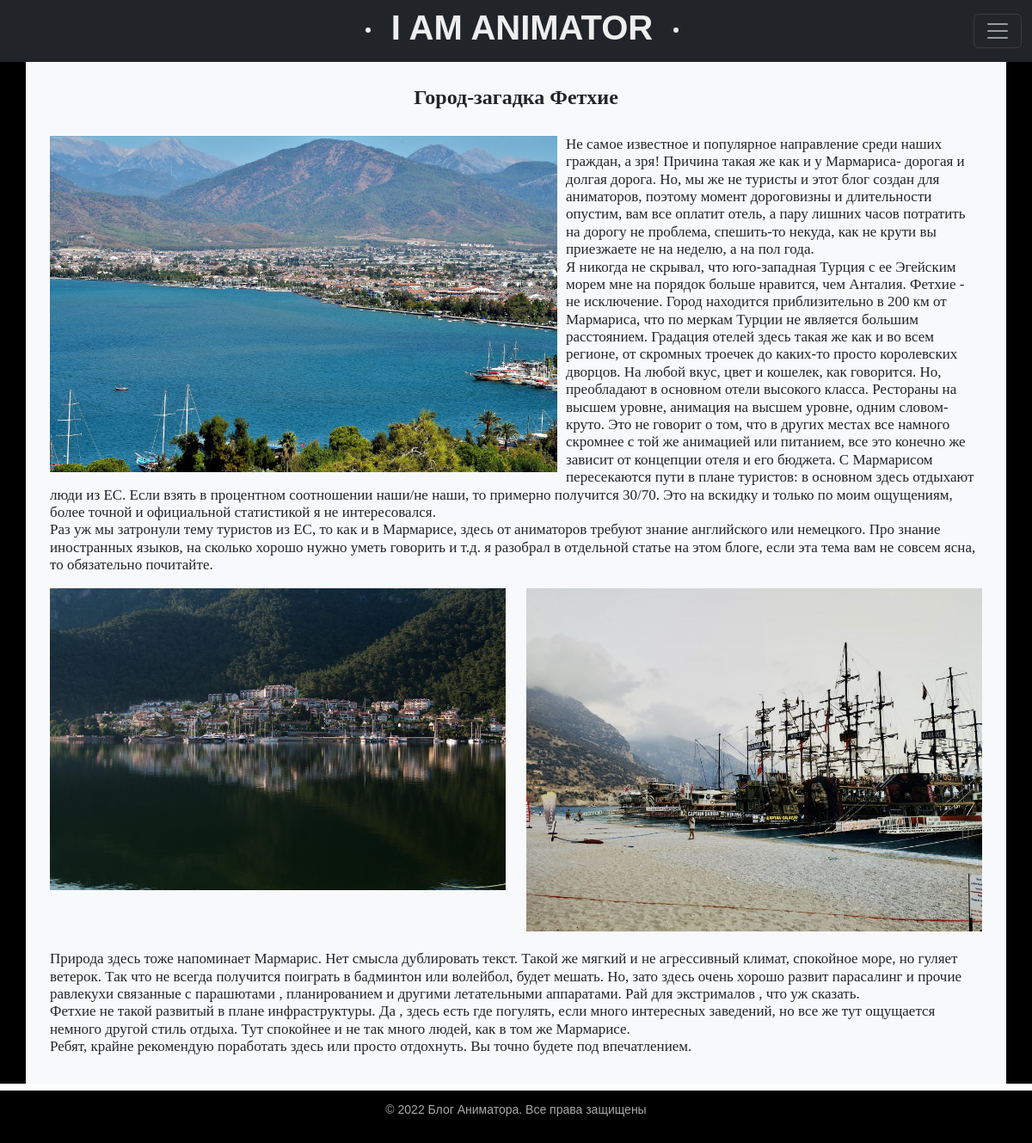
/fethie/, run on the app's committed database.
### blog/models.py (models this page shows)
class City(models.Model):
    title = models.CharField(max_length=100)
    content = models.TextField(blank=False)
    content_2part = models.TextField(blank=False, null=True)
    picture_1 = models.ImageField(upload_to='photos/%Y/%m/%d/', null=True)
    picture_2 = models.ImageField(upload_to='photos/%Y/%m/%d/', null=True)
    picture_3 = models.ImageField(upload_to='photos/%Y/%m/%d/', null=True)
    show_or_hide = models.BooleanField(default=True)
    class Meta:
        verbose_name = 'Рассказы о городах'
        verbose_name_plural = 'Рассказы о городах'

### blog/views.py (the view)
# urls.py: path('fethie/', cache_page(60)(Fethie.as_view()), name='fethie'),
class Fethie(MutualContext, ListView):
    model = City
    template_name = 'blog/fethie_info.html'
    context_object_name = 'fethie'
    def get_context_data(self, *, object_list=None, **kwargs):
        context_dict = super().get_context_data(**kwargs)
        mutual_context_dict = self.get_user_context(title='О Фетхие')
        return dict(list(context_dict.items()) + list(mutual_context_dict.items()))
    def get_queryset(self):
        return City.objects.filter(pk=4)

### blog/utils.py (called while the page is built)
    def get_user_context(self, **kwargs):
        context = kwargs
        return context

### blog/templates/blog/fethie_info.html
{% extends 'blog/base.html' %}
{% block content %}
<div class="city_black_style">
<div class="container p-3 mb-2 bg-light text-dark">
    <br>
    <div class="container">
        <div class="row">
            {% for info in fethie %}
            <div class="col-xl-12 col-md-12 col-sm-12" align="left">
                <h4 align="center"><b>{{info.title}}</b></h4>
                <br>
                <img class="img-article-left" src="{{info.picture_1.url}}">
                <h5>{{info.content | linebreaks}}</h5>
            </div>
            <div class="col-xl-6 col-md-6 col-sm-6" align="center">
                <img src="{{info.picture_2.url}}" class="card-img-top" alt="...">
            </div>
            <div class="col-xl-6 col-md-6 col-sm-6" align="center">
                <img src="{{info.picture_3.url}}" class="card-img-top" alt="...">
            </div>
            <div class="col-xl-12 col-md-12 col-sm-12" align="left">
                <br>
                <h5>{{info.content_2part | linebreaks}}</h5>
            </div>
        </div>
    </div>
</div>
</div>
{% endfor %}
{% endblock %}

### blog/static/blog/css/styles.css (style rules this page uses)
html, body { font-family: 'Arial'; margin: 0; padding: 0; height: 100%; width: 100%; color: #000000; }
img { max-width: 600px; height: auto; }
img.img-article-left { height: auto; float: left; padding: 0 10px 10px 0; }
.content-text h5 { font-size: 17px; }
div.city_black_style { background: black; }

### data on the page
City: title "Город-загадка Фетхие", picture_1 (picture), content "Не самое известное и популярное направление среди наших граждан, а зря! Причина такая же как и у Мармариса- дорогая и долгая дорога. Но, мы же не туристы и этот блог создан для аниматоров, поэтому момент дороговизны и длительности опустим, вам все оплатит отель, а пару лишних часов потратить на дорогу не проблема, спешить-то некуда, как не крути вы приезжаете не на неделю, а на пол года. Я никогда не скрывал, что юго-западная Турция с ее Эгейским морем мне на порядок больше нравится, чем Анталия. Фетхие - не исключение. Город находится приблизительно в 200 км от Мармариса, что по меркам Турции не является большим расстоянием. Градация отелей здесь такая же как и во всем регионе, от скромных…", picture_2 (picture), picture_3 (picture), content_2part "Природа здесь тоже напоминает Мармарис. Нет смысла дублировать текст. Такой же мягкий и не агрессивный климат, спокойное море, но гуляет ветерок. Так что не всегда получится поиграть в бадминтон или волейбол, будет мешать. Но, зато здесь очень хорошо развит парасалинг и прочие равлекухи связанные с парашютами , планированием и другими летательными аппаратами. Рай для экстрималов , что уж сказать. Фетхие не такой развитый в плане инфраструктуры. Да , здесь есть где погулять, если много интересных заведений, но все же тут ощущается немного другой стиль отдыха. Тут спокойнее и не так много людей, как в том же Мармарисе. Ребят, крайне рекомендую поработать здесь или просто отдохнуть. Вы точно…"
